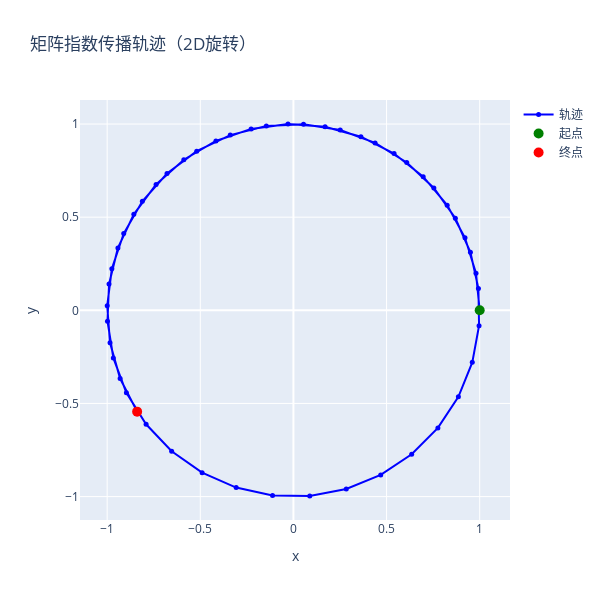

Notebook code for this chart:
### Markdown cell above
### 3.4 矩阵指数传播技术

MTK算法的核心技术之一是位置和晶胞的联合更新，通过矩阵指数实现：

$$
\begin{pmatrix}
\mathbf{r}(t+\Delta t) \\
\mathbf{h}(t+\Delta t)
\end{pmatrix} = \exp\left(\mathbf{G} \Delta t\right)
\begin{pmatrix}
\mathbf{r}(t) \\
\mathbf{h}(t)
\end{pmatrix}
$$

其中 $\mathbf{G}$ 是传播矩阵，包含晶胞速度信息。

矩阵指数的计算使用Padé近似或特征值分解，确保数值稳定性。

### Code cell
# 矩阵指数传播的简单演示（2D教学示例）
print("矩阵指数传播演示（2D简化版）")
print("=" * 50)

# 创建一个简单的2×2传播矩阵（旋转生成元）
A = np.array([[0.0, -1.0], [1.0, 0.0]])  # 逆时针旋转

dt = 0.2
print("\n传播矩阵 A:")
print(A)

# 计算矩阵指数 exp(A*dt)
from scipy.linalg import expm

expA = expm(A * dt)

print(f"\n矩阵指数 exp(A*{dt}):")
print(np.round(expA, 4))

# 应用到初始状态
x0 = np.array([1.0, 0.0])  # 初始位置
x1 = expA @ x0  # 传播后位置

print(f"\n初始状态 x(0) = {x0}")
print(f"传播后 x({dt}) = {np.round(x1, 4)}")

# 验证：这应该对应于角度 θ = dt 的旋转
theta = dt
x1_expected = np.array([np.cos(theta), np.sin(theta)])
print(f"理论值 = {np.round(x1_expected, 4)}")
print(f"误差 = {np.linalg.norm(x1 - x1_expected):.2e}")

# 可视化轨迹
n_steps = 50
trajectory = [x0]
x = x0.copy()
for _ in range(n_steps):
    x = expA @ x
    trajectory.append(x.copy())

trajectory = np.array(trajectory)

fig = go.Figure()

# 轨迹
fig.add_trace(
    go.Scatter(
        x=trajectory[:, 0],
        y=trajectory[:, 1],
        mode="lines+markers",
        name="轨迹",
        line=dict(color="blue"),
        marker=dict(size=5),
    )
)

# 起点和终点
fig.add_trace(
    go.Scatter(
        x=[trajectory[0, 0]],
        y=[trajectory[0, 1]],
        mode="markers",
        name="起点",
        marker=dict(size=10, color="green"),
    )
)

fig.add_trace(
    go.Scatter(
        x=[trajectory[-1, 0]],
        y=[trajectory[-1, 1]],
        mode="markers",
        name="终点",
        marker=dict(size=10, color="red"),
    )
)

fig.update_layout(
    title="矩阵指数传播轨迹（2D旋转）",
    xaxis_title="x",
    yaxis_title="y",
    xaxis=dict(scaleanchor="y", scaleratio=1),
    width=600,
    height=600,
)

pshow(fig)

### Figure 1 — Plotly figure (JSON) as saved in the notebook; plotly's stock layout.template omitted (floating-point values rounded to 4 significant figures)
{"data": [{"line": {"color": "blue"}, "marker": {"size": 5}, "mode": "lines+markers", "name": "轨迹", "type": "scatter", "x": [1.0, 0.9801, 0.9211, 0.8253, 0.6967, 0.5403, 0.3624, 0.17, -0.0292, -0.2272, -0.4161, -0.5885, -0.7374, -0.8569, -0.9422, -0.99, -0.9983, -0.9668, -0.8968, -0.791, -0.6536, -0.4903, -0.3073, -0.1122, 0.0875, 0.2837, 0.4685, 0.6347, 0.7756, 0.8855, 0.9602, 0.9965, 0.9932, 0.9502, 0.8694, 0.7539, 0.6084, 0.4385, 0.2513, 0.05396, -0.1455, -0.3392, -0.5193, -0.6787, -0.8111, -0.9111, -0.9748, -0.9997, -0.9847, -0.9304, -0.8391], "y": [0.0, 0.1987, 0.3894, 0.5646, 0.7174, 0.8415, 0.932, 0.9854, 0.9996, 0.9738, 0.9093, 0.8085, 0.6755, 0.5155, 0.335, 0.1411, -0.05837, -0.2555, -0.4425, -0.6119, -0.7568, -0.8716, -0.9516, -0.9937, -0.9962, -0.9589, -0.8835, -0.7728, -0.6313, -0.4646, -0.2794, -0.08309, 0.1165, 0.3115, 0.4941, 0.657, 0.7937, 0.8987, 0.9679, 0.9985, 0.9894, 0.9407, 0.8546, 0.7344, 0.5849, 0.4121, 0.2229, 0.02478, -0.1743, -0.3665, -0.544]}, {"marker": {"color": "green", "size": 10}, "mode": "markers", "name": "起点", "type": "scatter", "x": [1], "y": [0]}, {"marker": {"color": "red", "size": 10}, "mode": "markers", "name": "终点", "type": "scatter", "x": [-0.8391], "y": [-0.544]}], "layout": {"height": 600, "title": {"text": "矩阵指数传播轨迹（2D旋转）"}, "width": 600, "xaxis": {"scaleanchor": "y", "scaleratio": 1, "title": {"text": "x"}}, "yaxis": {"title": {"text": "y"}}}}
